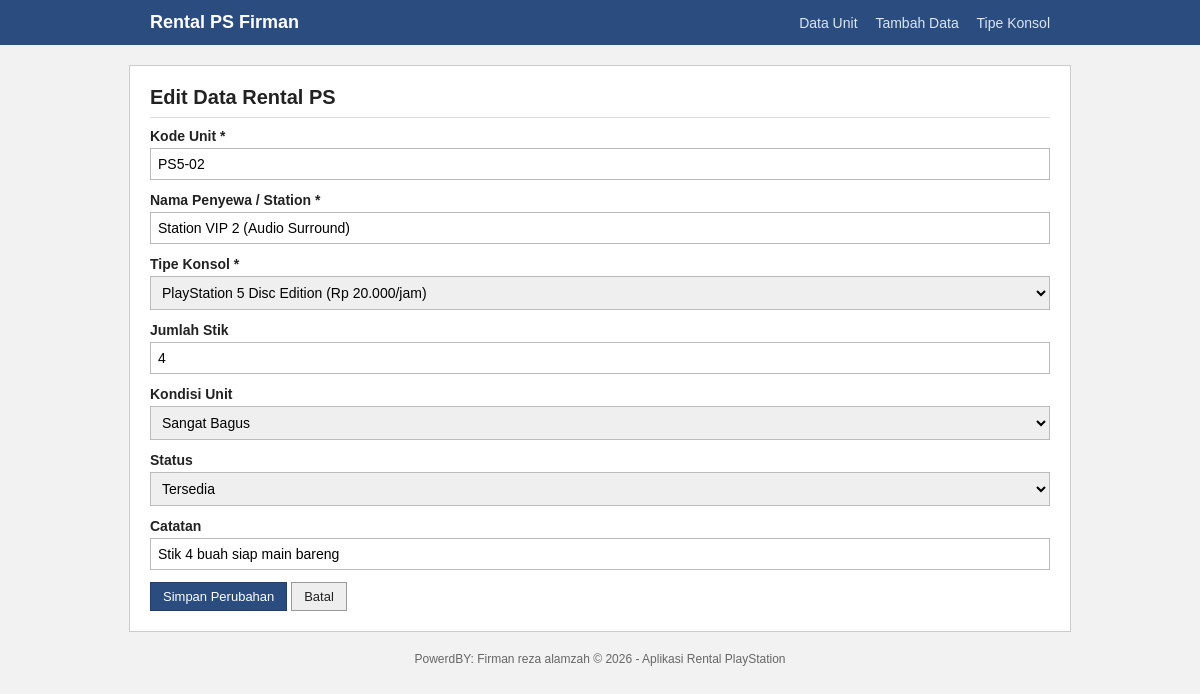
Page /edit.php?id=2 on the earlier database version.
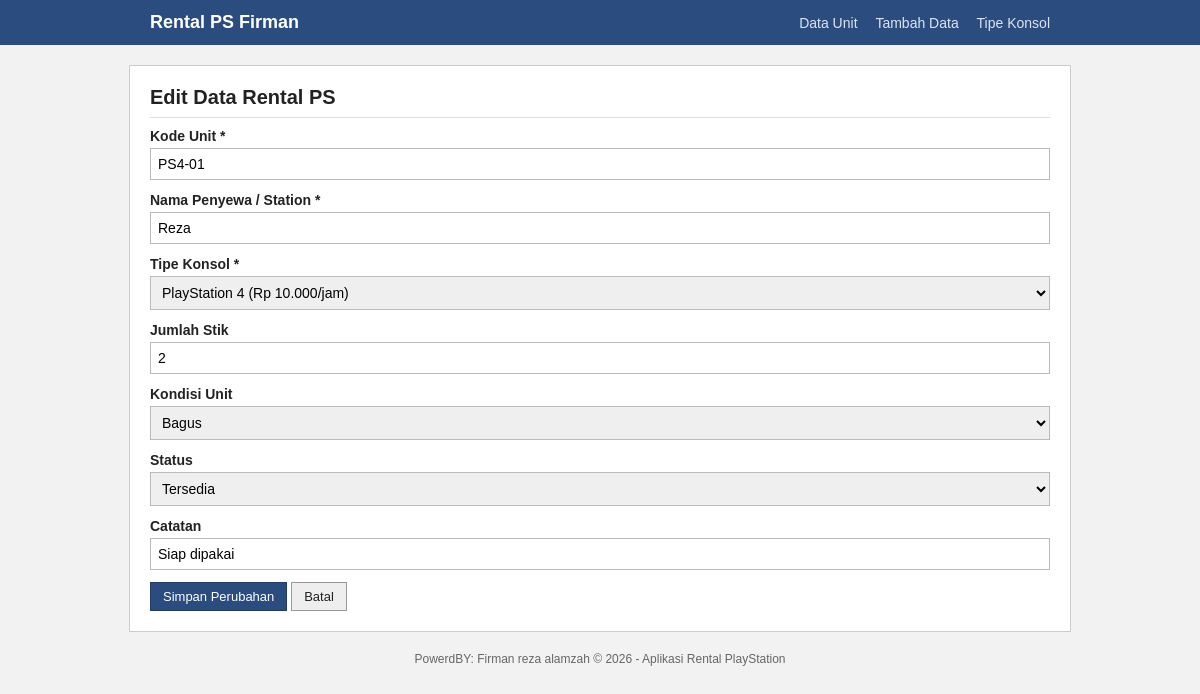
Same page on the later database version.
### tables this page shows
CREATE TABLE IF NOT EXISTS unit_rental (
    id_unit INT AUTO_INCREMENT PRIMARY KEY,
    kode_unit VARCHAR(20) NOT NULL UNIQUE,
    nama_station VARCHAR(100) NOT NULL,
    id_kategori INT NOT NULL,
    jumlah_stik INT NOT NULL DEFAULT 2,
    kondisi VARCHAR(50) NOT NULL DEFAULT 'Bagus',
    status ENUM('Tersedia', 'Sedang Main', 'Maintenance') NOT NULL DEFAULT 'Tersedia',
    catatan VARCHAR(255) NULL,
    created_at TIMESTAMP DEFAULT CURRENT_TIMESTAMP,
     
    CONSTRAINT fk_unit_kategori
        FOREIGN KEY (id_kategori)
        REFERENCES kategori_konsol(id_kategori)
        ON UPDATE CASCADE
        ON DELETE RESTRICT
);

CREATE TABLE IF NOT EXISTS kategori_konsol (
    id_kategori INT AUTO_INCREMENT PRIMARY KEY,
    nama_kategori VARCHAR(50) NOT NULL UNIQUE,
    tarif_per_jam INT NOT NULL,
    deskripsi VARCHAR(255) NULL
);

### edit.php (the view, shortened to what this page needs)
<?php
require_once __DIR__ . '/header.php';
$id = filter_input(INPUT_GET, 'id', FILTER_VALIDATE_INT);
$pdo = get_db();
$listKat = [];
$data = null;
if ($pdo) {
    try {
        $listKat = $pdo->query("SELECT id_kategori, nama_kategori, tarif_per_jam FROM kategori_konsol ORDER BY nama_kategori ASC")->fetchAll();
        $stmt = $pdo->prepare("SELECT * FROM unit_rental WHERE id_unit = :id");
        $stmt->execute([':id' => $id]);
        $data = $stmt->fetch();
    } catch (PDOException $e) {
        error_log("Select Edit Error: " . $e->getMessage());
        tampil_error_db();
    }
}
$kode    = $data['kode_unit'] ?? '';
$nama    = $data['nama_station'] ?? '';
$idKat   = $data['id_kategori'] ?? '';
$stik    = $data['jumlah_stik'] ?? 2;
$kondisi = $data['kondisi'] ?? 'Bagus';
$status  = $data['status'] ?? 'Tersedia';
$catatan = $data['catatan'] ?? '';
?>
<h2>Edit Data Rental PS</h2>
<form method="POST" action="edit.php?id=<?= $id; ?>">
    <div class="form-grup">
        <label for="kode_unit">Kode Unit *</label>
        <input type="text" id="kode_unit" name="kode_unit" required value="<?= htmlspecialchars($kode); ?>">
    </div>
    <div class="form-grup">
        <label for="nama_station">Nama Penyewa / Station *</label>
        <input type="text" id="nama_station" name="nama_station" required value="<?= htmlspecialchars($nama); ?>">
    </div>
    <div class="form-grup">
        <label for="id_kategori">Tipe Konsol *</label>
        <select id="id_kategori" name="id_kategori" required>
            <?php foreach ($listKat as $kat): ?>
                <option value="<?= $kat['id_kategori']; ?>" <?= $idKat == $kat['id_kategori'] ? 'selected' : ''; ?>>
                    <?= htmlspecialchars($kat['nama_kategori']); ?> (<?= format_rupiah($kat['tarif_per_jam']); ?>/jam)
                </option>
            <?php endforeach; ?>
        </select>
    </div>
    <div class="form-grup">
        <label for="jumlah_stik">Jumlah Stik</label>
        <input type="number" id="jumlah_stik" name="jumlah_stik" min="1" max="8" value="<?= htmlspecialchars($stik); ?>">
    </div>
    <div class="form-grup">
        <label for="kondisi">Kondisi Unit</label>
        <select id="kondisi" name="kondisi">
            <option value="Sangat Bagus" <?= $kondisi === 'Sangat Bagus' ? 'selected' : ''; ?>>Sangat Bagus</option>
            <option value="Bagus" <?= $kondisi === 'Bagus' ? 'selected' : ''; ?>>Bagus</option>
        </select>
    </div>
    <div class="form-grup">
        <label for="status">Status</label>
        <select id="status" name="status">
            <option value="Tersedia" <?= $status === 'Tersedia' ? 'selected' : ''; ?>>Tersedia</option>
        </select>
    </div>
    <div class="form-grup">
        <label for="catatan">Catatan</label>
        <input type="text" id="catatan" name="catatan" value="<?= htmlspecialchars($catatan); ?>">
    </div>
    <button type="submit" class="btn btn-biru">Simpan Perubahan</button>
    <a href="index.php" class="btn">Batal</a>
</form>
<?php
require_once __DIR__ . '/footer.php';
?>

Differences in the rows shown:
changed unit_rental "Tersedia": kode_unit "PS5-02" → "PS4-01"; nama_station "Station VIP 2 (Audio Surround)" → "Reza"; id_kategori "PlayStation 5 Disc Edition (Rp 20.000/jam)" → "PlayStation 4 (Rp 10.000/jam)"; jumlah_stik "4" → "2"; kondisi "Sangat Bagus" → "Bagus"; catatan "Stik 4 buah siap main bareng" → "Siap dipakai"
